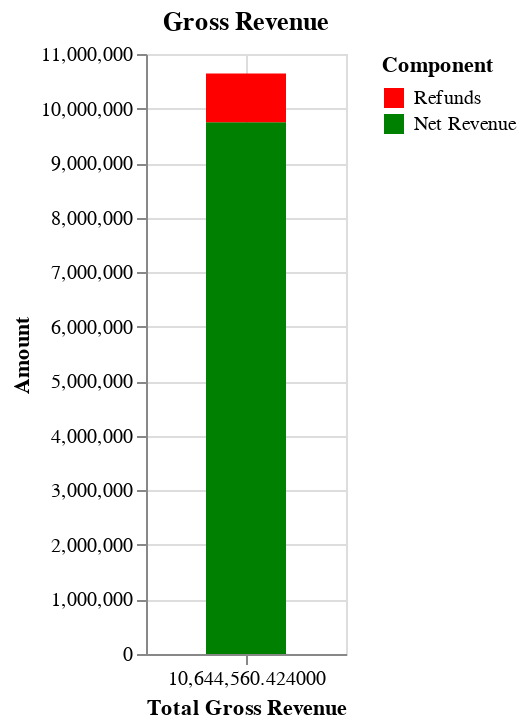

Write notebook code for a chart like this one.
### Code cell
# Create a new column for formatted value
working_df['FormattedValue'] = working_df['Value'].apply(lambda x: f"£{x:,.2f}")

# Create the chart
chart = alt.Chart(working_df).mark_bar(size=40).encode(  # Adjust size here
    x=alt.X('Total:Q', title='Total Gross Revenue'),
    y=alt.Y('Value:Q', title='Amount'),
    color=alt.Color('Component:N', scale=alt.Scale(domain=['Refunds', 'Net Revenue'], range=['red', 'green'])),
    order=alt.Order('Component:N', sort='ascending'),  # Ensure correct stacking order
    tooltip=[
        alt.Tooltip('Component:N', title='Revenue Component'),
        alt.Tooltip('FormattedValue:N', title='Amount')  # Use the formatted value with pound symbol
    ]
).properties(
    title='Gross Revenue',
    width=100,
    height=300
)

chart

### Figure 1 — Vega specification as saved in the notebook (floating-point values rounded to 4 significant figures)
{"$schema": "https://vega.github.io/schema/vega/v5.json", "data": [{"name": "source_0", "values": [{"Component": "Net Revenue", "FormattedValue": "£9,747,747.93", "Total": 10640000.0, "Value_end": 9748000.0, "Value_start": 0.0}, {"Component": "Refunds", "FormattedValue": "£896,812.49", "Total": 10640000.0, "Value_end": 10640000.0, "Value_start": 9748000.0}]}, {"name": "source_0_x_domain_Total", "values": [{"min": 10640000.0, "max": 10640000.0}]}], "marks": [{"type": "rect", "name": "marks", "from": {"data": "source_0"}, "encode": {"update": {"width": {"value": 40}, "y": {"field": "Value_end", "scale": "y"}, "fill": {"field": "Component", "scale": "color"}, "tooltip": {"signal": "{\"Revenue Component\": isValid(datum[\"Component\"]) ? datum[\"Component\"] : \"\"+datum[\"Component\"], \"Amount\": isValid(datum[\"FormattedValue\"]) ? datum[\"FormattedValue\"] : \"\"+datum[\"FormattedValue\"]}"}, "xc": {"field": "Total", "scale": "x"}, "y2": {"field": "Value_start", "scale": "y"}}}, "style": ["bar"]}], "scales": [{"name": "x", "type": "linear", "domain": [{"signal": "(data(\"source_0_x_domain_Total\")[0] || {}).min"}, {"signal": "(data(\"source_0_x_domain_Total\")[0] || {}).max"}], "range": [0, {"signal": "width"}], "zero": false, "padding": 5, "nice": true}, {"name": "y", "type": "linear", "domain": {"data": "source_0", "fields": ["Value_start", "Value_end"]}, "range": [{"signal": "height"}, 0], "zero": true, "nice": true}, {"name": "color", "type": "ordinal", "domain": ["Refunds", "Net Revenue"], "range": ["red", "green"]}], "axes": [{"scale": "x", "tickCount": {"signal": "ceil(width/40)"}, "gridScale": "y", "maxExtent": 0, "grid": true, "ticks": false, "orient": "bottom", "aria": false, "labels": false, "zindex": 0, "minExtent": 0, "domain": false}, {"scale": "y", "labels": false, "tickCount": {"signal": "ceil(height/40)"}, "orient": "left", "grid": true, "maxExtent": 0, "gridScale": "x", "minExtent": 0, "aria": false, "domain": false, "ticks": false, "zindex": 0}, {"scale": "x", "labelOverlap": true, "title": "Total Gross Revenue", "tickCount": {"signal": "ceil(width/40)"}, "grid": false, "orient": "bottom", "labelFlush": true, "zindex": 0}, {"scale": "y", "title": "Amount", "labelOverlap": true, "orient": "left", "tickCount": {"signal": "ceil(height/40)"}, "grid": false, "zindex": 0}], "title": {"text": "Gross Revenue", "frame": "group"}, "height": 300, "background": "white", "padding": 5, "width": 100, "style": "cell", "legends": [{"fill": "color", "symbolType": "square", "title": "Component"}]}
